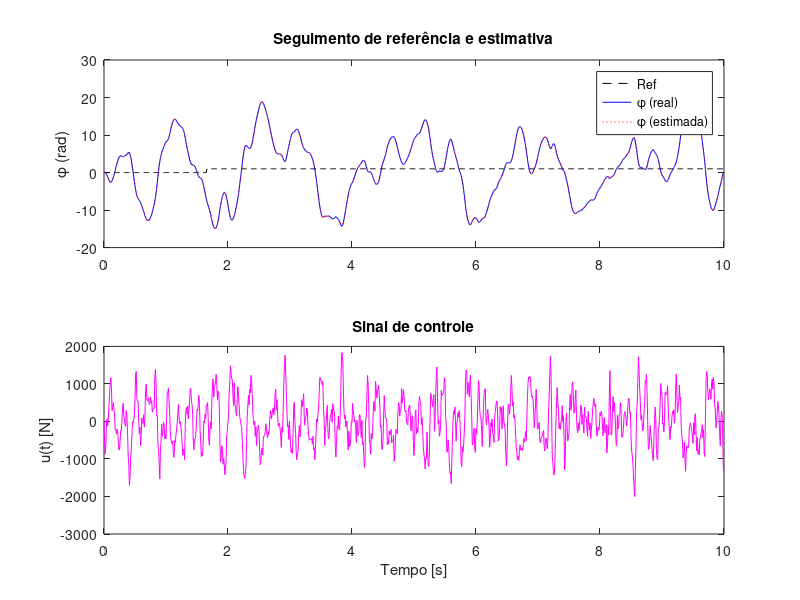

Recreate this plot in MATLAB.
%% Atividade 02: Controle do pêndulo invertido sobre carro usando LQG.
clear all; close all; clc;

%% Planta do pêndulo invertido 
% Ref.: https://ctms.engin.umich.edu/CTMS/index.php?example=InvertedPendulum&section=SystemModeling 
% A variável sensorialmente medida é a posição angular do pêndulo (phi)

% Parametros do sistema
M = 0.5; m = 0.2; b = 0.1; I = 0.006; g = 9.8; l = 0.3;   

% Modelo em Espaço de Estados Contínuo
p = I*(M+m)+M*m*l^2; 

A = [0      1              0           0;
     0 -(I+m*l^2)*b/p  (m^2*g*l^2)/p   0;
     0      0              0           1;
     0 -(m*l*b)/p       m*g*l*(M+m)/p  0];

B = [0; (I+m*l^2)/p; 0; m*l/p];

C = [1 0 0 0]; % apenas o angulo do pendulo é medido
%      0 0 1 0];

D = 0;% 0]

sys_ss_c = ss(A,B,C,D, 'statename', {'x' 'x_dot' 'phi' 'phi_dot'}, 'inputname',{'u'}, 'outputname', {'phi'})

% Modelo de Espaço de Estado Discreto
Ts = 0.01; % s
sys_ss_d = c2d(sys_ss_c,Ts)
[Ad,Bd,Cd,Dd] = ssdata(sys_ss_d);

% Modelo Aumentando de Espaço de Estado Discreto
% Adicionar o integrador
Aa = [1,     Cd*Ad;
       zeros(size(Ad,1),1), Ad];  
Ba = [Cd*Bd;
       Bd];
Ca = [1, zeros(1, size(Ad,1))];     % só mede a variavel integrada
Da = 0;

sys_ss_d_a = ss(Aa,Ba,Ca,Da,Ts)

% Verificação de controlabilidade e observabilidade
Co = ctrb(Ad, Bd); Ob = obsv(Ad, Cd);

if rank(Co) == size(Ad,1)
    disp("Sistema Controlável");
else
    warning("Sistema NÃO é Controlável");
end

if rank(Ob) == size(Ad,1)
    disp("Sistema Observável");
else
    warning("Sistema NÃO é Observável");
end

%% Controlador LQR
              %x x_dot phi phi_dot int   
Q_lqr = diag([1    1   100   100     1]);   % ponderação das variaveis de estados
R_lqr = 1;                                  % ponderação do sinal de controle

K = dlqr(Aa,Ba,Q_lqr,R_lqr)

% Analise de estabilidade relativa via margens de ganho e de fase (TODO: validacao pendente)
% Cz_lqr = ss(Aa - Ba*K, Ba, -K, 0, Ts);  % controlador LQR
% LoopGain_lqr = sys_ss_d_a * Cz_lqr;                 % malha aberta
% 
% I = eye(size(LoopGain_lqr.C,1));
% 
% Tsen = feedback(LoopGain_lqr, I);   % Co-sensibilidade
% Ssen = feedback(I, LoopGain_lqr);   % Sensibilidade
% 
% mt = max( sigma(Tsen) ); ms = max( sigma(Ssen) );
% 
% GmdB_lqr = min( 20*log10(ms/(ms-1)), 20*log10(1+(1/mt)) )
% Pmdeg_lqr = (180/pi)*min( (2*asin(1/(2*ms)) ), (2*asin(1/(2*mt)) ) )

%% Filtro de Kalman (Observador)
Q_kf = diag([ 1   1   100   100  1]);
R_kf = 1;
L = (dlqr(Aa',Ca',Q_kf,R_kf))' % metodo LQR

% Analise de estabilidade relativa via margens de ganho e de fase (TODO: validacao pendente)
% Cz_kf = ss(Aa - L*Ca, L, -K, 0, Ts);
% LoopGain_kf = sys_ss_d_a * Cz_kf;
% 
% Tsen = feedback(LoopGain_kf, eye(size(LoopGain_kf.C,1)));
% Ssen = feedback(eye(size(LoopGain_kf.C,1)), LoopGain_kf);
% 
% mt = max( sigma(Tsen) ); ms = max( sigma(Ssen) );
% 
% GmdB_kf = min( 20*log10(ms/(ms-1)), 20*log10(1+(1/mt)) )
% Pmdeg_kf = (180/pi)*min( (2*asin(1/(2*ms)) ), (2*asin(1/(2*mt)) ) )

%% Compensador dinâmico completo LQG

% Configurações da simulação
tfinal = 10;                % tempo de simulação (s)
N = round(tfinal/Ts);       % numero de amostras
t = 0:Ts:N*Ts-Ts;           

% Condições iniciais
x(:,1) = [0.1; 0; 0.1; 0];   % posição, velocidade, angulo, velocidade angular
xa(:,1) = [0; 0; 0; 0; 0];   % integrador + estados estimados

y(1) = C*x(:,1);             % saida medida inicial
ya(1) = Ca*xa(:,1);          % saida estimada inicial

x1e(1) = xa(2,1); 
x2e(1) = xa(3,1);
x3e(1) = xa(4,1);
x4e(1) = xa(5,1);

% Disturbios na entrada e saida
w = 1*wgn(1,N, 1e-3, 'linear');
% w2(1:round(N/2))=0; w2(round(N/2)+1:N)=+0.02; 
v = 1*wgn(1,N, 1e-3, 'linear'); 
v2(1:round(N/2))=0; v2(round(N/2)+1:N)=+0.2*0;

ref(1:round(N/6))= 0; ref(round(N/6):N)=1;   % referencia 
u = zeros(1, N);    % controle aplicado
du = zeros(1, N);  

% Simulação
for k = 2:N
    % Sistema real
    x(:,k) = Ad*x(:,k-1) + Bd*u(k-1) + [1;0;0;0]*w(k); 
    y(k) = C*x(:,k) + v(k) +v2(k);                        
    
    % Estimador de estados (Filtro de Kalman com integrador)
    xa(:,k) = Aa*xa(:,k-1) + Ba*du(k-1) + L*( y(k-1) - ya(k-1) );
    ya(k) = Ca*xa(:,k);

    % Controle LQR com ação integrativa
    du(k) = K * ( [ref(N); zeros(4,1)] - xa(:,k) );
    
    % Atualiza controle total aplicando integrador na entrada
    u(k) = u(k-1) + du(k);

    % Estados estimados individualmente
%     x1e(k) = xa(2,k);
%     x2e(k) = xa(3,k);
%     x3e(k) = xa(4,k);
%     x4e(k) = xa(5,k);
end

% Calculo da Função Custo (TODO: validacao pendente)
J = sum(x(3,:).^2 + u.^2)

%% Plots
% Comparação entre referência, saída real e estimada
figure;
subplot(2,1,1)
    plot(t, ref, 'k--'); hold on;
    plot(t, y, 'b'); 
    plot(t, ya, 'r:');
    legend('Ref', '\phi (real)', '\phi (estimada)');
    ylabel('\phi (rad)');
    title('Seguimento de referência e estimativa');

subplot(2,1,2)
    plot(t, u, 'm');
    ylabel('u(t) [N]');
    xlabel('Tempo [s]');
    title('Sinal de controle');

% Estados estimados vs reais
% figure;
% subplot(4,1,1)
%     plot(t, x(1,:), 'b'); hold on; plot(t, x1e, 'r:'); ylabel('x');
% subplot(4,1,2)
%     plot(t, x(2,:), 'b'); hold on; plot(t, x2e, 'r:'); ylabel('x_{dot}');
% subplot(4,1,3)
%     plot(t, x(3,:), 'b'); hold on; plot(t, x3e, 'r:'); ylabel('\phi');
% subplot(4,1,4)
%     plot(t, x(4,:), 'b'); hold on; plot(t, x4e, 'r:'); ylabel('\phi_{dot}');
% xlabel('Tempo [s]');
% sgtitle('Estados reais vs. estimados');
% legend('Real', 'Estimado');
